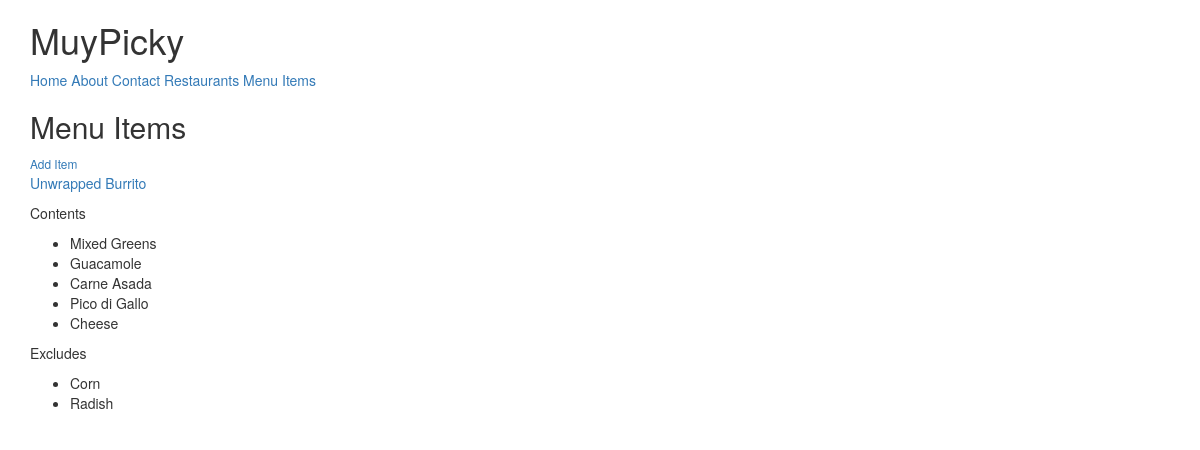
The app's page /items/ (signed in) with its own data.
### menus/models.py (models this page shows, shortened)
class Item(models.Model):
    user = models.ForeignKey(settings.AUTH_USER_MODEL)
    restaurant = models.ForeignKey(RestaurantLocation)
    name = models.CharField(max_length=120)
    contents = models.TextField(help_text='Separate each item by comma')
    excludes = models.TextField(blank=True, null=True, help_text='Separate each item by comma')
    public = models.BooleanField(default=True)
    timestamp = models.DateTimeField(auto_now_add=True)
    updated = models.DateTimeField(auto_now=True)
    class Meta:
        ordering = ['-updated', '-timestamp']
    def get_absolute_url(self):
        return reverse('menus:detail', kwargs={'pk': self.pk})
    def get_contents(self):
        return self.contents.split(",")
    def get_excludes(self):
        return self.excludes.split(",")

### menus/views.py (the view)
class ItemListView(LoginRequiredMixin, ListView):
    def get_queryset(self):
        return Item.objects.filter(user=self.request.user)

### menus/templates/menus/item_list.html (shortened to what this page needs)
{% extends "base.html" %}
{% block content %}
<h2>Menu Items</h2>
<small><a href="{% url 'menus:create' %}">Add Item</a></small>
{% for obj in object_list %}
<p><a href="{{ obj.get_absolute_url }}">{{ obj.name }}</a></p>
{% if obj.contents %}
<p>Contents</p>
<ul>
    {% for item in obj.get_contents %}
    <li>{{ item }}</li>
    {% endfor %}
</ul>
{% endif %}
{% if obj.excludes %}
<p>Excludes</p>
<ul>
    {% for item in obj.get_excludes %}
    <li>{{ item }}</li>
    {% endfor %}
</ul>
{% endif %}
{% empty %}
<p><a href="{% url 'menus:create' %}">Add Item</a></p>
{% endfor %}
{% endblock content %}

### records on screen
Item: name "Unwrapped Burrito", get_contents "Mixed Greens" "Guacamole" "Carne Asada" "Pico di Gallo" "Cheese", get_excludes "Corn" "Radish"
